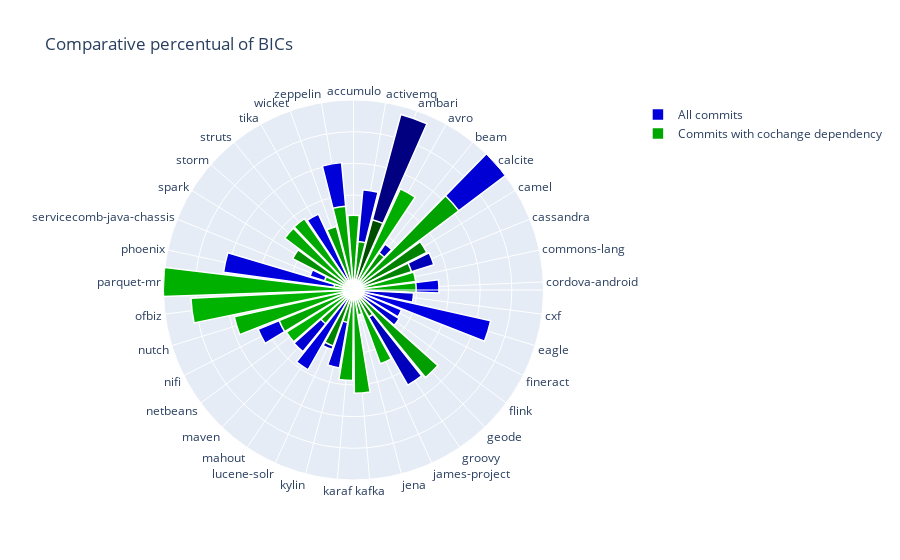

The code cell stored with this chart in its notebook:
### Code cell
import plotly.graph_objects as go

fig = go.Figure(
    go.Barpolar(
        name='All commits',
        r=list(bic_percent.xs('all', level='commits').apply(lambda x: round(x, 3)).values),
        theta=list(bic_percent.index.get_level_values(1).unique()),
        base=list(bic_percent.index.get_level_values(1).unique()),
        marker_color=[
            'rgb'+ '(0.0, 0.0, ' + str(1-x) + ')' 
            for x in preprocessing.minmax_scale(bic_agg['BIC count in all commits'].values, feature_range=(0.1, 0.5))
        ],
        marker_line_color="white",
        marker_line_width=1.5,
        opacity=1.0
    )
)

fig.add_trace(
    go.Barpolar(
        name='Commits with cochange dependency',
        r=list(bic_percent.xs('cochange', level='commits').apply(lambda x: round(x, 3)).values),
        theta=list(bic_percent.index.get_level_values(1).unique()),
        # base=list(bic_percent.index.get_level_values(1).unique()),
        marker_color=[
            'rgb'+ '(0.0, ' + str(1-x) + ', 0.0)' 
            for x in preprocessing.minmax_scale(bic_agg['BIC count in all commits'].values, feature_range=(0.3, 0.7))
        ],
        marker_line_color="white",
        marker_line_width=1.5,
        opacity=1.0
    )
)

fig.update_layout(
    # template='plotly_dark',
    title='Comparative percentual of BICs',
    barmode='overlay',
    polar = dict(
        radialaxis = dict(range=[0.0, 0.3], showticklabels=False, ticks=''),
        angularaxis = dict(
            showticklabels=True,
            ticks='',
            direction='clockwise',
            tickangle=0
        )
    )
)

fig.show()

### Figure 1 — Plotly figure (JSON) as saved in the notebook; plotly's stock layout.template omitted (floating-point values rounded to 4 significant figures)
{"data": [{"base": ["accumulo", "activemq", "ambari", "avro", "beam", "calcite", "camel", "cassandra", "commons-lang", "cordova-android", "cxf", "eagle", "fineract", "flink", "geode", "groovy", "james-project", "jena", "kafka", "karaf", "kylin", "lucene-solr", "mahout", "maven", "netbeans", "nifi", "nutch", "ofbiz", "parquet-mr", "phoenix", "servicecomb-java-chassis", "spark", "storm", "struts", "tika", "wicket", "zeppelin"], "marker": {"color": ["rgb(0.0, 0.0, 0.8562872551802441)", "rgb(0.0, 0.0, 0.8068407607152994)", "rgb(0.0, 0.0, 0.5)", "rgb(0.0, 0.0, 0.883139369855237)", "rgb(0.0, 0.0, 0.7781152426908884)", "rgb(0.0, 0.0, 0.8298892988929889)", "rgb(0.0, 0.0, 0.7070394550099347)", "rgb(0.0, 0.0, 0.7126028952597219)", "rgb(0.0, 0.0, 0.8718989497587284)", "rgb(0.0, 0.0, 0.8711609423786546)", "rgb(0.0, 0.0, 0.8176270224240704)", "rgb(0.0, 0.0, 0.8870564859494748)", "rgb(0.0, 0.0, 0.8766108430315073)", "rgb(0.0, 0.0, 0.8062730627306273)", "rgb(0.0, 0.0, 0.8179108714164065)", "rgb(0.0, 0.0, 0.7372977575929605)", "rgb(0.0, 0.0, 0.8714447913709906)", "rgb(0.0, 0.0, 0.8812091967073516)", "rgb(0.0, 0.0, 0.860488220266818)", "rgb(0.0, 0.0, 0.8675276752767528)", "rgb(0.0, 0.0, 0.8436275901220551)", "rgb(0.0, 0.0, 0.7158955435708203)", "rgb(0.0, 0.0, 0.8647459551518593)", "rgb(0.0, 0.0, 0.8247232472324724)", "rgb(0.0, 0.0, 0.896309963099631)", "rgb(0.0, 0.0, 0.8494181095657111)", "rgb(0.0, 0.0, 0.8824013624751632)", "rgb(0.0, 0.0, 0.9)", "rgb(0.0, 0.0, 0.8917116094237866)", "rgb(0.0, 0.0, 0.8648594947487936)", "rgb(0.0, 0.0, 0.8907465228498439)", "rgb(0.0, 0.0, 0.7650581890434289)", "rgb(0.0, 0.0, 0.8673005960828839)", "rgb(0.0, 0.0, 0.8657678115242691)", "rgb(0.0, 0.0, 0.8655975021288674)", "rgb(0.0, 0.0, 0.8185353391995458)", "rgb(0.0, 0.0, 0.8515753619074652)"], "line": {"color": "white", "width": 1.5}}, "name": "All commits", "opacity": 1, "r": [0.075, 0.159, 0.287, 0.139, 0.088, 0.331, 0.084, 0.133, 0.089, 0.135, 0.095, 0.222, 0.082, 0.085, 0.166, 0.173, 0.059, 0.041, 0.102, 0.073, 0.125, 0.1, 0.145, 0.126, 0.022, 0.163, 0.105, 0, 0.071, 0.207, 0.072, 0.093, 0.057, 0.106, 0.132, 0.07, 0.202], "theta": ["accumulo", "activemq", "ambari", "avro", "beam", "calcite", "camel", "cassandra", "commons-lang", "cordova-android", "cxf", "eagle", "fineract", "flink", "geode", "groovy", "james-project", "jena", "kafka", "karaf", "kylin", "lucene-solr", "mahout", "maven", "netbeans", "nifi", "nutch", "ofbiz", "parquet-mr", "phoenix", "servicecomb-java-chassis", "spark", "storm", "struts", "tika", "wicket", "zeppelin"], "type": "barpolar"}, {"marker": {"color": ["rgb(0.0, 0.6562872551802441, 0.0)", "rgb(0.0, 0.6068407607152995, 0.0)", "rgb(0.0, 0.30000000000000004, 0.0)", "rgb(0.0, 0.683139369855237, 0.0)", "rgb(0.0, 0.5781152426908884, 0.0)", "rgb(0.0, 0.629889298892989, 0.0)", "rgb(0.0, 0.5070394550099347, 0.0)", "rgb(0.0, 0.5126028952597219, 0.0)", "rgb(0.0, 0.6718989497587284, 0.0)", "rgb(0.0, 0.6711609423786546, 0.0)", "rgb(0.0, 0.6176270224240704, 0.0)", "rgb(0.0, 0.6870564859494749, 0.0)", "rgb(0.0, 0.6766108430315072, 0.0)", "rgb(0.0, 0.6062730627306273, 0.0)", "rgb(0.0, 0.6179108714164065, 0.0)", "rgb(0.0, 0.5372977575929605, 0.0)", "rgb(0.0, 0.6714447913709907, 0.0)", "rgb(0.0, 0.6812091967073517, 0.0)", "rgb(0.0, 0.6604882202668181, 0.0)", "rgb(0.0, 0.6675276752767527, 0.0)", "rgb(0.0, 0.6436275901220551, 0.0)", "rgb(0.0, 0.5158955435708203, 0.0)", "rgb(0.0, 0.6647459551518593, 0.0)", "rgb(0.0, 0.6247232472324724, 0.0)", "rgb(0.0, 0.696309963099631, 0.0)", "rgb(0.0, 0.649418109565711, 0.0)", "rgb(0.0, 0.6824013624751633, 0.0)", "rgb(0.0, 0.7, 0.0)", "rgb(0.0, 0.6917116094237865, 0.0)", "rgb(0.0, 0.6648594947487936, 0.0)", "rgb(0.0, 0.690746522849844, 0.0)", "rgb(0.0, 0.565058189043429, 0.0)", "rgb(0.0, 0.667300596082884, 0.0)", "rgb(0.0, 0.6657678115242691, 0.0)", "rgb(0.0, 0.6655975021288675, 0.0)", "rgb(0.0, 0.6185353391995458, 0.0)", "rgb(0.0, 0.6515753619074652, 0.0)"], "line": {"color": "white", "width": 1.5}}, "name": "Commits with cochange dependency", "opacity": 1, "r": [0.118, 0.077, 0.115, 0.176, 0.071, 0.208, 0.13, 0.096, 0.099, 0.099, 0.016, 0, 0, 0.007, 0.179, 0.049, 0.124, 0.04, 0.163, 0.143, 0.052, 0.094, 0, 0.069, 0.125, 0.127, 0.193, 0.257, 0.471, 0.031, 0.048, 0.108, 0.136, 0.137, 0.013, 0.104, 0.133], "theta": ["accumulo", "activemq", "ambari", "avro", "beam", "calcite", "camel", "cassandra", "commons-lang", "cordova-android", "cxf", "eagle", "fineract", "flink", "geode", "groovy", "james-project", "jena", "kafka", "karaf", "kylin", "lucene-solr", "mahout", "maven", "netbeans", "nifi", "nutch", "ofbiz", "parquet-mr", "phoenix", "servicecomb-java-chassis", "spark", "storm", "struts", "tika", "wicket", "zeppelin"], "type": "barpolar"}], "layout": {"barmode": "overlay", "polar": {"angularaxis": {"direction": "clockwise", "showticklabels": true, "tickangle": 0, "ticks": ""}, "radialaxis": {"range": [0, 0.3], "showticklabels": false, "ticks": ""}}, "title": {"text": "Comparative percentual of BICs"}}}
